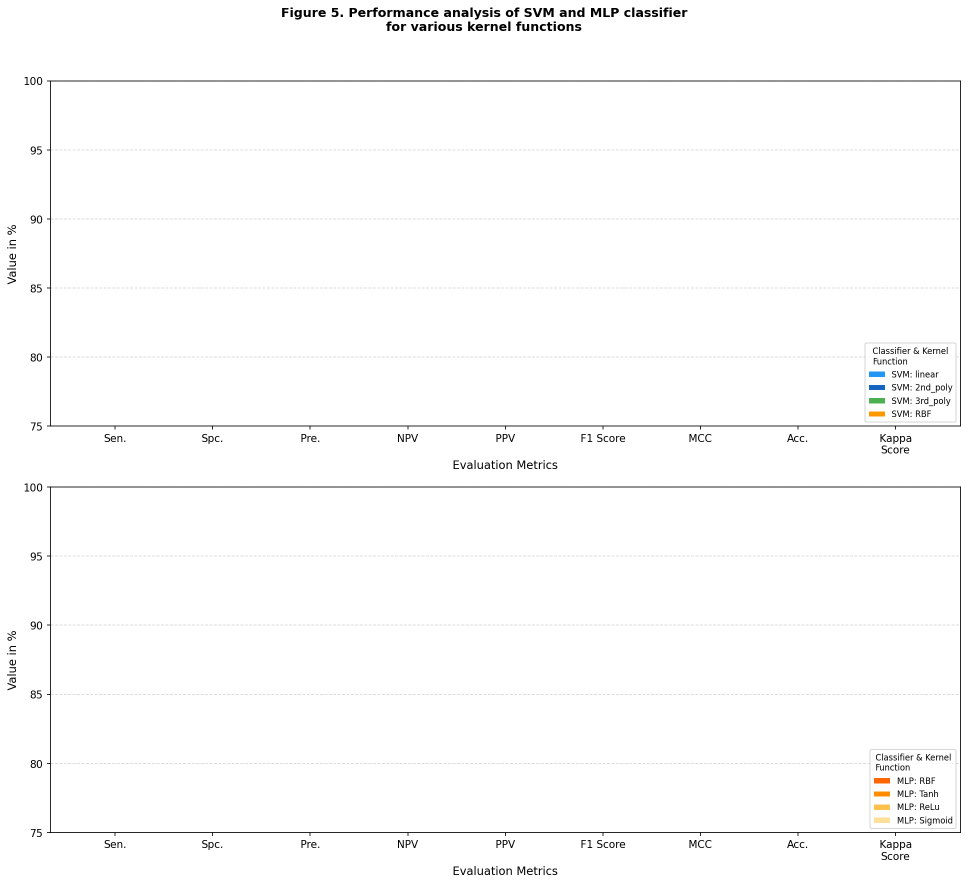
#> input picture fig5_performance_bar_charts.png, 1935 x 1769 px (shown at 1/2 size)
$ python predict.py fig5_performance_bar_charts.png
#> lines starting #> are read from the running program, lines starting #| are printed output that depends on the picture; after the words box and inside, x2 and y2 are one past the last pixel; in counts of white or black regions, pixels touching at a corner belong together
### preprocessing.py
# preprocessing.py
# CLAHE pre-processing exactly as described in the paper (Section 3, Figure 2)

import cv2
import numpy as np
import matplotlib
matplotlib.use("Agg")
import matplotlib.pyplot as plt
import os
import sys

sys.path.insert(0, os.path.dirname(__file__))
from config import (CLAHE_CLIP_LIMIT, CLAHE_TILE_GRID, IMG_SIZE,
                    VALID_EXTENSIONS, FIG2_PATH, OUTPUT_DIR)


# ─────────────────────────────────────────────────────────────────────────────
def load_image(path: str) -> np.ndarray:
    """Load an image as BGR (OpenCV default)."""
    img = cv2.imread(path)
    if img is None:
        raise FileNotFoundError(f"Cannot read image: {path}")
    img = cv2.resize(img, IMG_SIZE)
    return img


def apply_clahe(img_bgr: np.ndarray) -> np.ndarray:
    # """
    # Apply CLAHE (Contrast Limited Adaptive Histogram Equalization) to each
    # channel of a BGR image, as described in the paper.

    # The paper applies CLAHE to increase brightness and facilitate finding
    # visual details, improving segmentation boundary definition.
    # """
    clahe = cv2.createCLAHE(clipLimit=CLAHE_CLIP_LIMIT,
                             tileGridSize=CLAHE_TILE_GRID)
    channels = cv2.split(img_bgr)
    enhanced = [clahe.apply(ch) for ch in channels]
    return cv2.merge(enhanced)


    # def apply_clahe(img_bgr: np.ndarray) -> np.ndarray:
    # # """
    # # Enhanced preprocessing for highest accuracy:
    # # 1. Denoise
    # # 2. LAB CLAHE on luminance
    # # 3. Sharpen lightly
    # # """

    # # Denoise
    # img_bgr = cv2.fastNlMeansDenoisingColored(
    #     img_bgr, None, 5, 5, 7, 21
    # )

    # # Convert to LAB
    # lab = cv2.cvtColor(img_bgr, cv2.COLOR_BGR2LAB)
    # l, a, b = cv2.split(lab)

    # # CLAHE only on brightness channel
    # clahe = cv2.createCLAHE(
    #     clipLimit=CLAHE_CLIP_LIMIT,
    #     tileGridSize=CLAHE_TILE_GRID
    # )

    # l = clahe.apply(l)

    # lab = cv2.merge((l, a, b))
    # enhanced = cv2.cvtColor(lab, cv2.COLOR_LAB2BGR)

    # # Mild sharpening
    # kernel = np.array([
    #     [0,-1,0],
    #     [-1,5,-1],
    #     [0,-1,0]
    # ])

    # enhanced = cv2.filter2D(enhanced, -1, kernel)

    # return enhanced


# ─────────────────────────────────────────────────────────────────────────────
# [47 lines left out: functions generate_figure2, collect_image_paths, not called in this run]


# ─────────────────────────────────────────────────────────────────────────────
# [22 lines that do not run on import are left out]

### segmentation.py
# segmentation.py
# Adaptive Fuzzy K-Means (AFKM) and standard K-Means segmentation
# Implements paper Section 2.1, equations (1) and (2), Figure 3

import cv2
import numpy as np
import matplotlib
matplotlib.use("Agg")
import matplotlib.pyplot as plt
import os
import sys

sys.path.insert(0, os.path.dirname(__file__))
from config import (KMEANS_N_CLUSTERS, KMEANS_MAX_ITER,
                    AFKM_FUZZY_M, AFKM_MAX_ITER, AFKM_TOL,
                    AFKM_N_CLUSTERS, FIG3_PATH, OUTPUT_DIR, IMG_SIZE)
from preprocessing import load_image, apply_clahe


# ─────────────────────────────────────────────────────────────────────────────
# Standard K-Means segmentation
# ─────────────────────────────────────────────────────────────────────────────
# [30 lines left out: function kmeans_segment, not called in this run]


# ─────────────────────────────────────────────────────────────────────────────
# Adaptive Fuzzy K-Means (AFKM) segmentation
# Paper: Section 2.1, equations (1)–(2)
# Reference: Isa et al., IEEE Trans. Consumer Electronics, 2009
# ─────────────────────────────────────────────────────────────────────────────
def _afkm_init_centres(pixels: np.ndarray, n_clusters: int) -> np.ndarray:
    """Initialise cluster centres using evenly-spaced intensity percentiles."""
    percentiles = np.linspace(0, 100, n_clusters + 2)[1:-1]
    return np.array([np.percentile(pixels, p) for p in percentiles],
                    dtype=np.float64).reshape(n_clusters, -1)


def afkm_segment(img_bgr: np.ndarray,
                 n_clusters: int  = AFKM_N_CLUSTERS,
                 m: float         = AFKM_FUZZY_M,
                 max_iter: int    = AFKM_MAX_ITER,
                 tol: float       = AFKM_TOL):
    """
    Adaptive Fuzzy K-Means segmentation as described in the paper.

    Equations implemented:
      (1)  C_j  = (1/m_Cj) * Σ l(x,y)   for all pixels in cluster j
      (2)  m_jp = 1 / Σ_k [ (d_jp/d_kp)^(2/(m-1)) ]

    The 'adaptive' part: degree of belongingness B_j = C_j / m_jp
    and membership reassignment with constraint l(x,y) < c_larg
    to avoid mis-clustering of the brightest cluster.
    """
    img_gray = cv2.cvtColor(img_bgr, cv2.COLOR_BGR2GRAY)
    h, w     = img_gray.shape
    pixels   = img_gray.reshape(-1, 1).astype(np.float64)
    N        = pixels.shape[0]

    # Initialise
    centres = _afkm_init_centres(pixels, n_clusters)   # (K, 1)
    exp     = 2.0 / (m - 1)

    for iteration in range(max_iter):
        # ── Step 1: compute distances  d_jp  ─────────────────────────────
        # shape: (N, K)
        dists = np.abs(pixels - centres.T)              # broadcast
        dists = np.maximum(dists, 1e-10)                # avoid /0

        # ── Step 2: membership matrix  m_jp  (eq. 2) ─────────────────────
        ratio = dists[:, :, np.newaxis] / dists[:, np.newaxis, :]  # (N,K,K)
        membership = 1.0 / np.sum(ratio ** exp, axis=2)            # (N,K)

        # ── Step 3: update cluster centres  C_j  (eq. 1) ─────────────────
        new_centres = np.zeros_like(centres)
        for j in range(n_clusters):
            mj  = membership[:, j]                      # (N,)
            # Degree of belongingness B_j = C_j / m_jp → adaptive weight
            Bj  = centres[j, 0] / (mj + 1e-10)
            # Constraint: only include pixels < c_larg (largest centre)
            c_larg = centres.max()
            mask = (pixels[:, 0] < c_larg).astype(np.float64)
            weights = mj * mask
            denom   = weights.sum()
            if denom > 1e-10:
                new_centres[j, 0] = np.dot(weights, pixels[:, 0]) / denom
            else:
                new_centres[j, 0] = centres[j, 0]

        # ── Convergence check ─────────────────────────────────────────────
        delta = np.max(np.abs(new_centres - centres))
        centres = new_centres
        if delta < tol:
            break

    # Hard assignment
    labels = np.argmax(membership, axis=1).reshape(h, w)

    # Sort by intensity
    order  = np.argsort(centres.flatten())
    remap  = np.zeros(n_clusters, dtype=np.uint8)
    for new_idx, old_idx in enumerate(order):
        remap[old_idx] = new_idx
    labels = remap[labels]

    # Binary foreground mask (nucleus + cytoplasm = labels > 0)
    binary = (labels > 0).astype(np.uint8) * 255

    # Black-and-white output (as in Figure 3d of the paper)
    visual        = np.zeros((h, w), dtype=np.uint8)
    visual[labels == 0] = 0          # background  → black
    visual[labels == 1] = 128        # cytoplasm   → grey
    visual[labels == 2] = 255        # nucleus     → white
    visual_bgr = cv2.cvtColor(visual, cv2.COLOR_GRAY2BGR)

    return labels, visual_bgr, binary


# ─────────────────────────────────────────────────────────────────────────────
# Pseudo-colour helper (Figure 3c)
# ─────────────────────────────────────────────────────────────────────────────
# [75 lines left out: functions pseudo_colour, generate_figure3, not called in this run]


# ─────────────────────────────────────────────────────────────────────────────
# [24 lines that do not run on import are left out]

### feature_extraction.py
# feature_extraction.py
# Extracts the exact 40 features described in paper Section 2.2
# 20 nucleus features + 20 cytoplasm features

import cv2
import numpy as np
import os
import sys
import pandas as pd
from tqdm import tqdm

sys.path.insert(0, os.path.dirname(__file__))
from config import (CLASS_MAP, SUBCLASS_NAMES, VALID_EXTENSIONS,
                    GLCM_DISTANCES, GLCM_ANGLES, FEATURES_CSV, OUTPUT_DIR,
                    IMG_SIZE)
from preprocessing import load_image, apply_clahe, collect_image_paths
from segmentation  import afkm_segment

# [14 lines of commented-out code are left out]
def _glcm(gray_region: np.ndarray, levels: int = 256) -> np.ndarray:
    """
    Compute a normalised symmetric GLCM averaged over 4 angles.
    Returns (levels×levels) probability matrix.
    """
    h, w   = gray_region.shape
    glcm   = np.zeros((levels, levels), dtype=np.float64)
    dxdy   = [(1, 0), (1, 1), (0, 1), (-1, 1)]   # 0°,45°,90°,135°

    for dx, dy in dxdy:
        for y in range(h):
            for x in range(w):
                ny, nx = y + dy, x + dx
                if 0 <= ny < h and 0 <= nx < w:
                    i = int(gray_region[y, x])
                    j = int(gray_region[ny, nx])
                    glcm[i, j] += 1
                    glcm[j, i] += 1   # symmetric

    total = glcm.sum()
    if total > 0:
        glcm /= total
    return glcm


def _glcm_features(gray_region: np.ndarray) -> dict:
    """
    Extract GLCM-based texture features: contrast, correlation,
    variance, energy, entropy, probability.
    Paper uses these for both nucleus and cytoplasm regions.
    """
    # Downsample levels to 32 for speed while retaining accuracy
    levels  = 32
    scaled  = (gray_region / 8).astype(np.uint8).clip(0, levels - 1)
    glcm    = _glcm(scaled, levels=levels)

    i_vals  = np.arange(levels)
    j_vals  = np.arange(levels)
    I, J    = np.meshgrid(i_vals, j_vals, indexing="ij")

    mu_i    = np.sum(I * glcm)
    mu_j    = np.sum(J * glcm)
    sigma_i = np.sqrt(np.sum((I - mu_i) ** 2 * glcm) + 1e-10)
    sigma_j = np.sqrt(np.sum((J - mu_j) ** 2 * glcm) + 1e-10)

    contrast    = float(np.sum((I - J) ** 2 * glcm))
    correlation = float(np.sum((I - mu_i) * (J - mu_j) * glcm) /
                        (sigma_i * sigma_j + 1e-10))
    variance    = float(np.sum((I - mu_i) ** 2 * glcm))
    energy      = float(np.sum(glcm ** 2))
    entropy     = float(-np.sum(glcm * np.log2(glcm + 1e-10)))
    probability = float(glcm.max())

    return {
        "contrast":    contrast,
        "correlation": correlation,
        "variance":    variance,
        "energy":      energy,
        "entropy":     entropy,
        "probability": probability,
    }


# ─────────────────────────────────────────────────────────────────────────────
# Region-property helpers
# ─────────────────────────────────────────────────────────────────────────────
def _region_props(binary_mask: np.ndarray) -> dict:
    """
    Compute morphological/shape features from a binary mask.
    Matches the nucleus/cytoplasm features listed in paper Section 2.2.
    """
    props = {
        "area": 0.0, "major_minor_ratio": 0.0,
        "diameter": 0.0, "short_long_ratio": 0.0,
        "extent": 0.0, "eccentricity": 0.0,
        "perimeter": 0.0, "elongation": 0.0, "orientation": 0.0,
    }

    contours, _ = cv2.findContours(binary_mask, cv2.RETR_EXTERNAL,
                                   cv2.CHAIN_APPROX_SIMPLE)
    if not contours:
        return props

    cnt = max(contours, key=cv2.contourArea)
    area = cv2.contourArea(cnt)
    if area < 4:
        return props

    perimeter = cv2.arcLength(cnt, True)
    x, y, bw, bh = cv2.boundingRect(cnt)
    extent = area / (bw * bh + 1e-10)

    if len(cnt) >= 5:
        ellipse          = cv2.fitEllipse(cnt)
        (cx, cy), (MA, ma), angle = ellipse
        MA               = max(MA, 1e-3)
        ma               = max(ma, 1e-3)
        major_axis       = max(MA, ma)
        minor_axis       = min(MA, ma)
        major_minor_ratio= major_axis / (minor_axis + 1e-10)
        short_long_ratio = minor_axis / (major_axis + 1e-10)
        elongation       = (major_axis - minor_axis) / (major_axis + 1e-10)
        diameter         = (MA + ma) / 2.0
        # Eccentricity of best-fit ellipse
        c_dist           = np.sqrt(max(major_axis**2 - minor_axis**2, 0))
        eccentricity     = c_dist / (major_axis + 1e-10)
        orientation      = float(angle)
    else:
        major_minor_ratio = 1.0
        short_long_ratio  = 1.0
        elongation        = 0.0
        diameter          = np.sqrt(area / np.pi) * 2
        eccentricity      = 0.0
        orientation       = 0.0

    props.update({
        "area":              float(area),
        "major_minor_ratio": float(major_minor_ratio),
        "diameter":          float(diameter),
        "short_long_ratio":  float(short_long_ratio),
        "extent":            float(extent),
        "eccentricity":      float(eccentricity),
        "perimeter":         float(perimeter),
        "elongation":        float(elongation),
        "orientation":       float(orientation),
    })
    return props


def _colour_intensity(img_bgr: np.ndarray, mask: np.ndarray) -> dict:
    """Mean intensity in R, G, B channels within masked region."""
    if mask.sum() == 0:
        return {"mean_R": 0.0, "mean_G": 0.0, "mean_B": 0.0}
    b, g, r = cv2.split(img_bgr)
    return {
        "mean_R": float(r[mask > 0].mean()),
        "mean_G": float(g[mask > 0].mean()),
        "mean_B": float(b[mask > 0].mean()),
    }


# ─────────────────────────────────────────────────────────────────────────────
# Main feature extraction function  →  40 features
# ─────────────────────────────────────────────────────────────────────────────
def extract_features(img_bgr: np.ndarray) -> np.ndarray:
    """
    Full 40-feature extraction pipeline for one image.

    Nucleus features (20):
      area, major_minor_ratio, diameter, short_long_ratio, extent,
      eccentricity, perimeter, elongation, orientation,
      mean_R, mean_G, mean_B,
      contrast, correlation, variance, energy, entropy, probability,
      nucleus_position_x, nucleus_position_y

    Cytoplasm features (20):
      area, major_minor_ratio, diameter, short_long_ratio, extent,
      eccentricity, perimeter, elongation, orientation,
      nucleus_cytoplasm_ratio, mean_R, mean_G, mean_B,
      contrast, correlation, variance, energy, entropy, probability,
      (orientation reused as cytoplasm_orientation)

    Returns: np.ndarray of shape (40,)
    """
    img_enh = apply_clahe(img_bgr)
    labels, _, binary = afkm_segment(img_enh)

    # ── Nucleus mask (label == 2, brightest cluster) ──────────────────────
    nucleus_mask   = (labels == 2).astype(np.uint8) * 255
    # ── Cytoplasm mask (label == 1) ───────────────────────────────────────
    cytoplasm_mask = (labels == 1).astype(np.uint8) * 255

    img_gray = cv2.cvtColor(img_enh, cv2.COLOR_BGR2GRAY)

    # ── Nucleus features ──────────────────────────────────────────────────
    nuc_props  = _region_props(nucleus_mask)
    nuc_colour = _colour_intensity(img_bgr, nucleus_mask)

    # Position of nucleus centroid (normalised)
    cnts, _ = cv2.findContours(nucleus_mask, cv2.RETR_EXTERNAL,
                                cv2.CHAIN_APPROX_SIMPLE)
    if cnts:
        M  = cv2.moments(max(cnts, key=cv2.contourArea))
        if M["m00"] > 0:
            cx = M["m10"] / M["m00"] / img_gray.shape[1]
            cy = M["m01"] / M["m00"] / img_gray.shape[0]
        else:
            cx = cy = 0.5
    else:
        cx = cy = 0.5

    nuc_region = img_gray.copy()
    nuc_region[nucleus_mask == 0] = 0
    nuc_texture = _glcm_features(nuc_region)

    nucleus_feats = [
        nuc_props["area"],
        nuc_props["major_minor_ratio"],
        nuc_props["diameter"],
        nuc_props["short_long_ratio"],
        nuc_props["extent"],
        nuc_props["eccentricity"],
        nuc_props["perimeter"],
        nuc_props["elongation"],
        nuc_props["orientation"],
        nuc_colour["mean_R"],
        nuc_colour["mean_G"],
        nuc_colour["mean_B"],
        nuc_texture["contrast"],
        nuc_texture["correlation"],
        nuc_texture["variance"],
        nuc_texture["energy"],
        nuc_texture["entropy"],
        nuc_texture["probability"],
        cx,          # position_x
        cy,          # position_y
    ]

    # ── Cytoplasm features ────────────────────────────────────────────────
    cyt_props  = _region_props(cytoplasm_mask)
    cyt_colour = _colour_intensity(img_bgr, cytoplasm_mask)

    nuc_area = nuc_props["area"]
    cyt_area = cyt_props["area"]
    nc_ratio = nuc_area / (cyt_area + 1e-10)   # nucleus-to-cytoplasm ratio

    cyt_region = img_gray.copy()
    cyt_region[cytoplasm_mask == 0] = 0
    cyt_texture = _glcm_features(cyt_region)

    cytoplasm_feats = [
        cyt_props["area"],
        cyt_props["major_minor_ratio"],
        cyt_props["diameter"],
        cyt_props["short_long_ratio"],
        cyt_props["extent"],
        cyt_props["eccentricity"],
        cyt_props["perimeter"],
        cyt_props["elongation"],
        cyt_props["orientation"],
        nc_ratio,             # nucleus_cytoplasm_ratio (paper specific feature)
        cyt_colour["mean_R"],
        cyt_colour["mean_G"],
        cyt_colour["mean_B"],
        cyt_texture["contrast"],
        cyt_texture["correlation"],
        cyt_texture["variance"],
        cyt_texture["energy"],
        cyt_texture["entropy"],
        cyt_texture["probability"],
        cyt_props["elongation"],   # 20th: cytoplasm elongation (C9 in paper)
    ]

    all_feats = nucleus_feats + cytoplasm_feats   # 40 features total
    return np.array(all_feats, dtype=np.float64)
    # # handcrafted features
    # handcrafted = np.array(nucleus_feats + cytoplasm_feats, dtype=np.float64)

    # # deep features
    # img224 = cv2.resize(img_bgr, (224,224))
    # x = np.expand_dims(img224.astype(np.float32), axis=0)
    # x = preprocess_input(x)

    # deep_feats = cnn_base.predict(x, verbose=0)[0]

    # # combine both
    # all_feats = np.concatenate([handcrafted, deep_feats])

    # return all_feats


# ─────────────────────────────────────────────────────────────────────────────
# Feature column names (for DataFrame)
# ─────────────────────────────────────────────────────────────────────────────
# FEATURE_NAMES = [f"feat_{i}" for i in range(1320)]
FEATURE_NAMES = (
    [f"nuc_{n}" for n in [
        "area", "major_minor_ratio", "diameter", "short_long_ratio",
        "extent", "eccentricity", "perimeter", "elongation", "orientation",
        "mean_R", "mean_G", "mean_B",
        "contrast", "correlation", "variance", "energy", "entropy",
        "probability", "position_x", "position_y"
    ]] +
    [f"cyt_{n}" for n in [
        "area", "major_minor_ratio", "diameter", "short_long_ratio",
        "extent", "eccentricity", "perimeter", "elongation", "orientation",
        "nc_ratio",
        "mean_R", "mean_G", "mean_B",
        "contrast", "correlation", "variance", "energy", "entropy",
        "probability", "elongation2"
    ]]
)


# ─────────────────────────────────────────────────────────────────────────────
# Dataset-level extraction
# ─────────────────────────────────────────────────────────────────────────────
# [56 lines left out: function build_feature_dataset, not called in this run]


# ─────────────────────────────────────────────────────────────────────────────
# [12 lines that do not run on import are left out]

### predict.py
# predict.py
# Classify a single Pap smear image using saved models

import os
import sys
import argparse
import joblib
import numpy as np
import cv2

sys.path.insert(0, os.path.dirname(__file__))
from config    import MODELS_DIR, OUTPUT_DIR, IMG_SIZE
from preprocessing     import load_image, apply_clahe
from feature_extraction import extract_features

from config import MODELS_DIR, SUBCLASS_NAMES

def predict_image(image_path: str,
                  model_path: str = None,
                  show_steps: bool = True) -> dict:
    """
    Predict class of a single cervical cell image.

    Returns dict with:
      - prediction  : "Normal" or "Cancerous"
      - probability : confidence score (0–1)
      - features    : extracted 40-feature vector
    """
#> called with image_path = 'fig5_performance_bar_charts.png', show_steps = True
    if model_path is None:
        model_path = os.path.join(MODELS_DIR, "svm_best.pkl")
        # model_path = os.path.join(MODELS_DIR, "best_model.pkl")


    if not os.path.isfile(model_path):
        raise FileNotFoundError(
            f"Model not found at {model_path}. "
            f"Run main.py first to train and save models."
        )

    model = joblib.load(model_path)
#> (reads svm_best.pkl from the repository)

    img   = load_image(image_path)
#> in load_image, img is the input picture: shape (1769, 1935, 3); mean B, G, R 251.7, 251.7, 251.7
#> in load_image, `img = cv2.resize(img, IMG_SIZE)`:
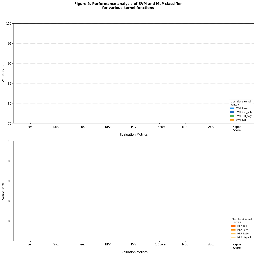
#> img: shape (256, 256, 3); mean B, G, R 251.8, 251.8, 251.9
    feats = extract_features(img).reshape(1, -1)
#> in apply_clahe, `enhanced = [clahe.apply(ch) for ch in channels]`: enhanced = 3 items
#> in afkm_segment, `centres = _afkm_init_centres(pixels, n_clusters)`: centres = [255, 255, 255]
#> the loop in afkm_segment, `for iteration in range(max_iter):` made 9 passes
#> delta on pass 1: 80.66
#> in _region_props, `contours, _ = cv2.findContours(binary_mask, cv2.RETR_EXTERNAL, cv2.CHA..`: contours = []
#> in extract_features, `nuc_props  = _region_props(nucleus_mask)`: nuc_props = 9 items
#> in extract_features, `nuc_colour = _colour_intensity(img_bgr, nucleus_mask)`: nuc_colour = {'mean_R': 0, 'mean_G': 0, 'mean_B': 0}
#> in extract_features, `cnts, _ = cv2.findContours(nucleus_mask, cv2.RETR_EXTERNAL, cv2.CHAIN_..`: cnts = []
#> after the loop in _glcm, `for dx, dy in dxdy:`:
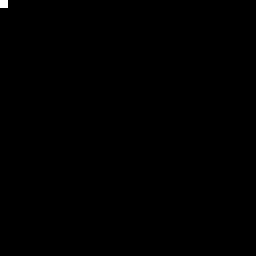
#> glcm: shape (32, 32) float64 (shown 8 times larger); values 0 (black) and 521220 (white), 0.1% white in thin lines or dots, all inside (x1, y1, x2, y2) = (0, 0, 1, 1)
#> in _glcm, `total = glcm.sum()`: total = 521220
#> (the rest of the program and of its run is left out)
